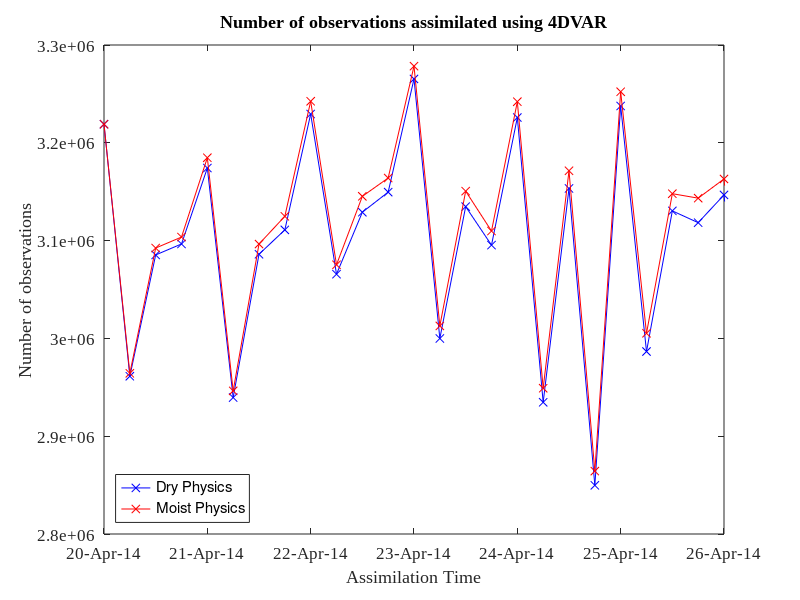
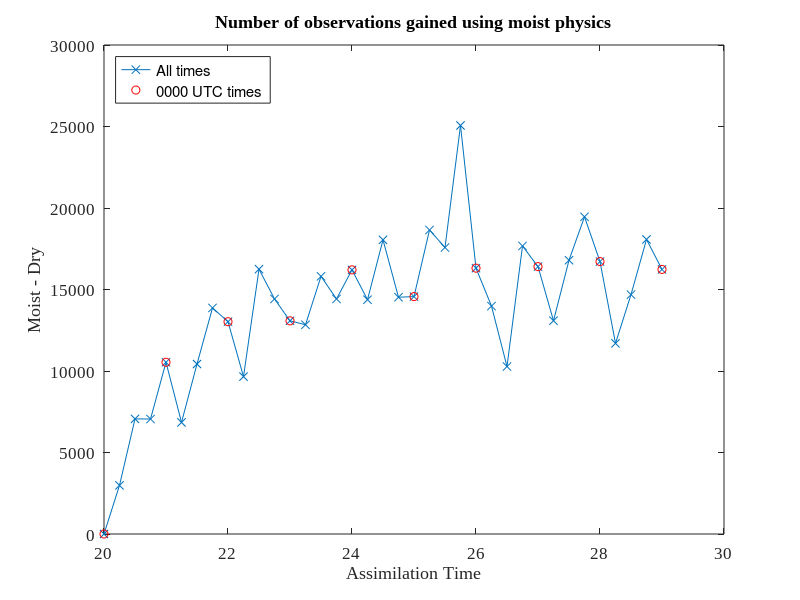
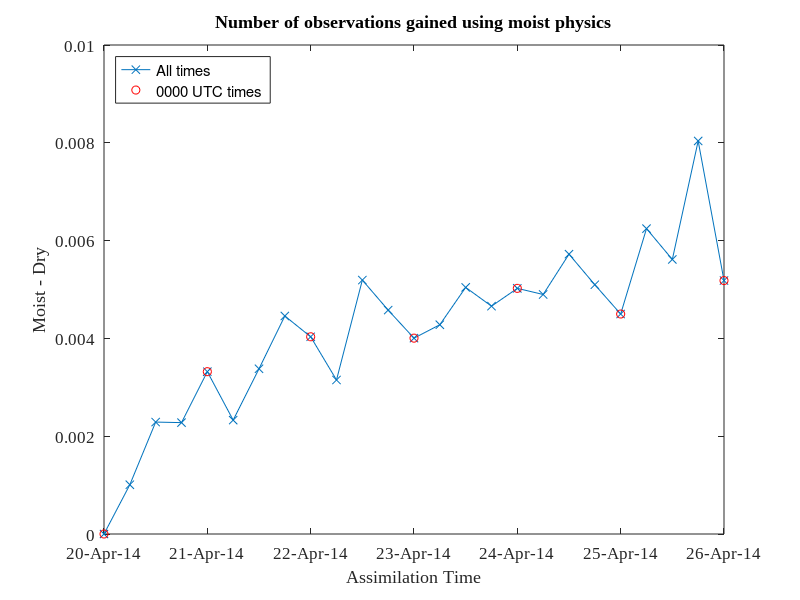

Recreate these plots in MATLAB, in order.
close all
clear
clc
fontsize = 12;
lin_wid = 1.6;

i = 1;
x(i) = 20;    a(i) = 3219025   ; b(i) = 3219025; i = i+1;
x(i) = 20.25; a(i) = 2961314   ; b(i) = 2964298; i = i+1;
x(i) = 20.5;  a(i) = 3085336   ; b(i) = 3092398; i = i+1;
x(i) = 20.75; a(i) = 3096561   ; b(i) = 3103614; i = i+1;
x(i) = 21;    a(i) = 3174215   ; b(i) = 3184752; i = i+1;
x(i) = 21.25; a(i) = 2939520   ; b(i) = 2946366; i = i+1;
x(i) = 21.5;  a(i) = 3086038   ; b(i) = 3096465; i = i+1;
x(i) = 21.75; a(i) = 3110970   ; b(i) = 3124840; i = i+1;
x(i) = 22;    a(i) = 3229432   ; b(i) = 3242457; i = i+1;
x(i) = 22.25; a(i) = 3065649   ; b(i) = 3075305; i = i+1;
x(i) = 22.5;  a(i) = 3129013   ; b(i) = 3145261; i = i+1;
x(i) = 22.75; a(i) = 3149570   ; b(i) = 3163991; i = i+1;
x(i) = 23;    a(i) = 3265296   ; b(i) = 3278374; i = i+1;
x(i) = 23.25; a(i) = 2999913   ; b(i) = 3012751; i = i+1;
x(i) = 23.5;  a(i) = 3134767   ; b(i) = 3150575; i = i+1;
x(i) = 23.75; a(i) = 3095369   ; b(i) = 3109790; i = i+1;
x(i) = 24;    a(i) = 3225846   ; b(i) = 3242051; i = i+1;
x(i) = 24.25; a(i) = 2934684   ; b(i) = 2949058; i = i+1;
x(i) = 24.5;  a(i) = 3153354   ; b(i) = 3171400; i = i+1;
x(i) = 24.75; a(i) = 2849774   ; b(i) = 2864300; i = i+1;
x(i) = 25;    a(i) = 3237650   ; b(i) = 3252215; i = i+1;
x(i) = 25.25; a(i) = 2986586   ; b(i) = 3005237; i = i+1;
x(i) = 25.5;  a(i) = 3130392   ; b(i) = 3147968; i = i+1;
x(i) = 25.75; a(i) = 3118338   ; b(i) = 3143402; i = i+1;
x(i) = 26;    a(i) = 3146712   ; b(i) = 3163021; i = i+1;
x(i) = 26.25; a(i) = 2866421   ; b(i) = 2880404; i = i+1;
x(i) = 26.5;  a(i) = 3103156   ; b(i) = 3113429; i = i+1;
x(i) = 26.75; a(i) = 3083895   ; b(i) = 3101567; i = i+1;
x(i) = 27;    a(i) = 3131647   ; b(i) = 3148050; i = i+1;
x(i) = 27.25; a(i) = 2934911   ; b(i) = 2947996; i = i+1;
x(i) = 27.5;  a(i) = 3066691   ; b(i) = 3083487; i = i+1;
x(i) = 27.75; a(i) = 3044235   ; b(i) = 3063696; i = i+1;
x(i) = 28;    a(i) = 3146481   ; b(i) = 3163194; i = i+1;
x(i) = 28.25; a(i) = 2940620   ; b(i) = 2952317; i = i+1;
x(i) = 28.5;  a(i) = 3065610   ; b(i) = 3080296; i = i+1;
x(i) = 28.75; a(i) = 3006212   ; b(i) = 3024286; i = i+1;
x(i) = 29;    a(i) = 3203042   ; b(i) = 3219275; i = i+1;
% x(i) = 29.25; a(i) =    ; b(i) = 3040218; i = i+1;
% x(i) = 29.5;  a(i) =    ; b(i) = 3119212; i = i+1;
% x(i) = 29.75; a(i) =    ; b(i) = 3055639; i = i+1;
% x(i) = 30;    a(i) =    ; b(i) = 3223967; i = i+1;
% x(i) = 30.25; a(i) =    ; b(i) = 2966397; i = i+1;
% x(i) = 30.5;  a(i) =    ; b(i) = 3133390; i = i+1;
% x(i) = 30.75; a(i) =    ; b(i) = 3039555; i = i+1;


figure
set(gcf,'position',[409   499   870   420])
plot(x,a,'-xb')
hold on
plot(x,b,'-xr')
box on
xlabel('Assimilation Time','FontSize',fontsize,'FontName','TimesNewRoman')
ylabel('Number of observations','FontSize',fontsize,'FontName','TimesNewRoman')
title('Number of observations assimilated using 4DVAR','FontSize',fontsize,'FontName','TimesNewRoman')
set(gca,'FontSize',fontsize,'FontName','TimesNewRoman')
xlim([20 26])
ylim([2.8e6 3.3e6])
set(gca,'xTickLabel',{'20-Apr-14','21-Apr-14','22-Apr-14','23-Apr-14','24-Apr-14','25-Apr-14','26-Apr-14'})
legend('Dry Physics','Moist Physics','Location','SouthWest')

j = i-1;

figure
set(gcf,'position',[409   499   870   420])
plot(x(1:j),b(1:j)-a(1:j),'-x')
hold on
plot(x(1:4:j),b(1:4:j)-a(1:4:j),'or')
box on
xlabel('Assimilation Time','FontSize',fontsize,'FontName','TimesNewRoman')
ylabel('Moist - Dry','FontSize',fontsize,'FontName','TimesNewRoman')
title('Number of observations gained using moist physics','FontSize',fontsize,'FontName','TimesNewRoman')
set(gca,'FontSize',fontsize,'FontName','TimesNewRoman')
% xlim([20 26])
% ylim([0 26000])
% set(gca,'xTickLabel',{'20-Apr-14','21-Apr-14','22-Apr-14','23-Apr-14','24-Apr-14','25-Apr-14','26-Apr-14'})
% set(gca,'YTick',[0,2000,4000,6000,8000,10000,12000,14000,16000,18000,20000,22000,24000,26000'])
% set(gca,'yTickLabel',{'0','2000','4000','6000','8000','10000','12000','14000','16000','18000','20000','22000','24000','26000'})
legend('All times','0000 UTC times','Location','NorthWest')

figure
set(gcf,'position',[409   499   870   420])
plot(x(1:j),(b(1:j)-a(1:j))./a(1:j),'-x')
hold on
plot(x(1:4:j),(b(1:4:j)-a(1:4:j))./a(1:4:j),'or')
box on
xlabel('Assimilation Time','FontSize',fontsize,'FontName','TimesNewRoman')
ylabel('Moist - Dry','FontSize',fontsize,'FontName','TimesNewRoman')
title('Number of observations gained using moist physics','FontSize',fontsize,'FontName','TimesNewRoman')
set(gca,'FontSize',fontsize,'FontName','TimesNewRoman')
xlim([20 26])
set(gca,'xTickLabel',{'20-Apr-14','21-Apr-14','22-Apr-14','23-Apr-14','24-Apr-14','25-Apr-14','26-Apr-14'})
legend('All times','0000 UTC times','Location','NorthWest')
